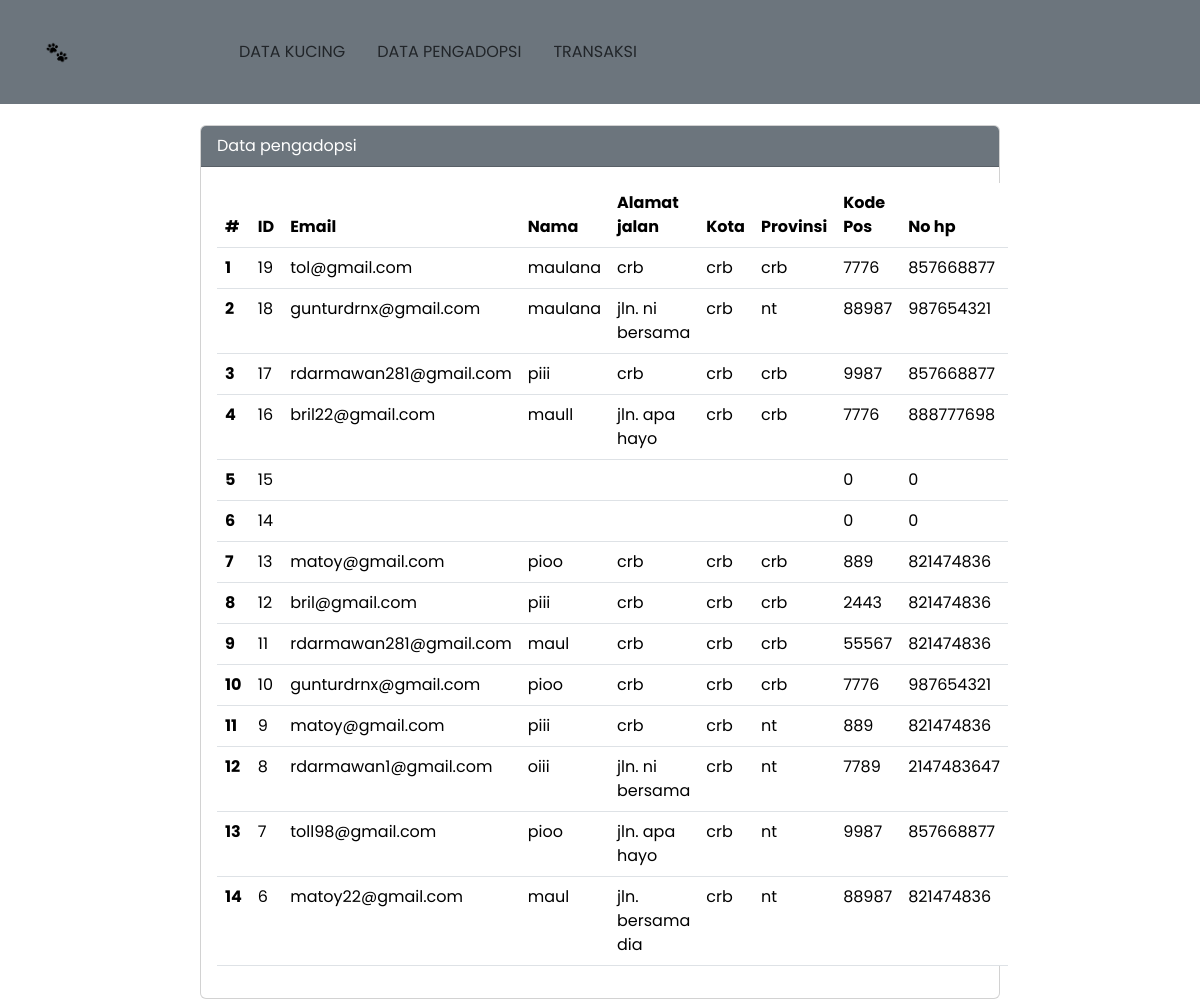
Screenshot of /data_pengadopsi.php with the database file from the repository.
### tables this page shows
CREATE TABLE `pengadopsi` (
  `id_pengadopsi` int(11) NOT NULL,
  `email` varchar(50) NOT NULL,
  `nama_pengadopsi` varchar(50) NOT NULL,
  `alamat_jalan` varchar(50) NOT NULL,
  `kota` varchar(50) NOT NULL,
  `provinsi` varchar(50) NOT NULL,
  `kode_pos` int(11) NOT NULL,
  `no_hp` int(11) NOT NULL
);

### data_pengadopsi.php (the view, shortened to what this page needs)
<?php
$host = "localhost";
$user = "root";
$pass = "";
$db = "db_adopt";
$koneksi = mysqli_connect($host, $user, $pass, $db);
?>
<!DOCTYPE html>
<html lang="en">
<head>
  <link href="https://cdn.jsdelivr.net/npm/bootstrap@5.3.1/dist/css/bootstrap.min.css" rel="stylesheet">
  <link rel="stylesheet" href="css/main.css">
</head>
<body>
  <nav class="navbar navbar-expand-lg navbar-light bg-secondary py-4 fixed-top">
    <div class="container">
      <a class="navbar-brand d-flex justify-content-between align-items-center order-lg-0" href="header.php">
        <img src="images/paw.png" alt="site icon">
      </a>
      <div class="collapse navbar-collapse order-lg-1" id="navMenu">
        <ul class="navbar-nav mx-auto text-center">
          <li class="nav-item px-2 py-2">
            <a class="nav-link text-uppercase text-dark" href="hal_admin.php">Data Kucing</a>
          </li>
          <li class="nav-item px-2 py-2">
            <a class="nav-link text-uppercase text-dark" href="data_pengadopsi.php">Data Pengadopsi</a>
          </li>
          <li class="nav-item px-2 py-2 border-0">
            <a class="nav-link text-uppercase text-dark" href="transaksi.php">Transaksi</a>
          </li>
        </ul>
      </div>
    </div>
  </nav>
  <div class="mx-auto">
    <div class="card">
      <div class="card-header text-white bg-secondary">
        Data pengadopsi
      </div>
      <div class="card-body">
        <table class="table">
          <thead>
            <tr>
              <th scope="col">#</th>
              <th scope="col">ID</th>
              <th scope="col">Email</th>
              <th scope="col">Nama</th>
              <th scope="col">Alamat jalan</th>
              <th scope="col">Kota</th>
              <th scope="col">Provinsi</th>
              <th scope="col">Kode Pos</th>
              <th scope="col">No hp</th>
            </tr>
          <tbody>
            <?php
            $sql2 = "select * from pengadopsi order by id_pengadopsi desc";
            $q2 = mysqli_query($koneksi, $sql2);
            $urut = 1;
            while ($r2 = mysqli_fetch_array($q2)) {
              $id_pengadopsi = $r2['id_pengadopsi'];
              $email = $r2['email'];
              $nama_pengadopsi = $r2['nama_pengadopsi'];
              $alamat_jalan = $r2['alamat_jalan'];
              $kota = $r2['kota'];
              $provinsi = $r2['provinsi'];
              $kode_pos = $r2['kode_pos'];
              $no_hp = $r2['no_hp'];
            ?>
              <tr>
                <th scope="row">
                  <?php echo $urut++ ?>
                </th>
                <td scope="row">
                  <?php echo $id_pengadopsi ?>
                </td>
                <td scope="row">
                  <?php echo $email ?>
                </td>
                <td scope="row">
                  <?php echo $nama_pengadopsi ?>
                </td>
                <td scope="row">
                  <?php echo $alamat_jalan ?>
                </td>
                <td scope="row">
                  <?php echo $kota ?>
                </td>
                <td scope="row">
                  <?php echo $provinsi ?>
                </td>
                <td scope="row">
                  <?php echo $kode_pos ?>
                </td>
                <td scope="row">
                  <?php echo $no_hp ?>
                </td>
              </tr>
            <?php
            }
            ?>
          </tbody>
          </thead>
        </table>
      </div>
    </div>
</body>
</html>

### css/main.css (style rules this page uses)
:root { --lg-font: 'Kaisei Tokumin', serif; --sm-font: 'Poppins', sans-serif; --pink: #e5345b; }
body { font-family: var(--sm-font); }
.navbar { box-shadow: 0 3px 9p 3px rgba(0, 0, 0, 0.1); }
.navbar-brand img { width: 30px; }
.nav-item { border-bottom: 0.5px solid rgba(0, 0, 0, 0.5); }
@media (min-width: 992px) { .nav-item { border-bottom: none; } }

### data_pengadopsi.php (style rules this page uses)
.mx-auto { width: 800px; }
.card { margin-top: 125px; }

### rows the page displays
pengadopsi: id_pengadopsi "19", email "tol@gmail.com", nama_pengadopsi "maulana", alamat_jalan "crb", kota "crb", provinsi "crb", kode_pos "7776", no_hp "857668877"
pengadopsi: id_pengadopsi "18", email "gunturdrnx@gmail.com", nama_pengadopsi "maulana", alamat_jalan "jln. ni bersama", kota "crb", provinsi "nt", kode_pos "88987", no_hp "987654321"
pengadopsi: id_pengadopsi "17", email "rdarmawan281@gmail.com", nama_pengadopsi "piii", alamat_jalan "crb", kota "crb", provinsi "crb", kode_pos "9987", no_hp "857668877"
pengadopsi: id_pengadopsi "16", email "bril22@gmail.com", nama_pengadopsi "maull", alamat_jalan "jln. apa hayo", kota "crb", provinsi "crb", kode_pos "7776", no_hp "888777698"
pengadopsi: id_pengadopsi "15", kode_pos "0", no_hp "0"
pengadopsi: id_pengadopsi "14", kode_pos "0", no_hp "0"
pengadopsi: id_pengadopsi "13", email "matoy@gmail.com", nama_pengadopsi "pioo", alamat_jalan "crb", kota "crb", provinsi "crb", kode_pos "889", no_hp "821474836"
pengadopsi: id_pengadopsi "12", email "bril@gmail.com", nama_pengadopsi "piii", alamat_jalan "crb", kota "crb", provinsi "crb", kode_pos "2443", no_hp "821474836"
pengadopsi: id_pengadopsi "11", email "rdarmawan281@gmail.com", nama_pengadopsi "maul", alamat_jalan "crb", kota "crb", provinsi "crb", kode_pos "55567", no_hp "821474836"
pengadopsi: id_pengadopsi "10", email "gunturdrnx@gmail.com", nama_pengadopsi "pioo", alamat_jalan "crb", kota "crb", provinsi "crb", kode_pos "7776", no_hp "987654321"
pengadopsi: id_pengadopsi "9", email "matoy@gmail.com", nama_pengadopsi "piii", alamat_jalan "crb", kota "crb", provinsi "nt", kode_pos "889", no_hp "821474836"
pengadopsi: id_pengadopsi "8", email "rdarmawan1@gmail.com", nama_pengadopsi "oiii", alamat_jalan "jln. ni bersama", kota "crb", provinsi "nt", kode_pos "7789", no_hp "2147483647"
pengadopsi: id_pengadopsi "7", email "toll98@gmail.com", nama_pengadopsi "pioo", alamat_jalan "jln. apa hayo", kota "crb", provinsi "nt", kode_pos "9987", no_hp "857668877"
pengadopsi: id_pengadopsi "6", email "matoy22@gmail.com", nama_pengadopsi "maul", alamat_jalan "jln. bersama dia", kota "crb", provinsi "nt", kode_pos "88987", no_hp "821474836"
